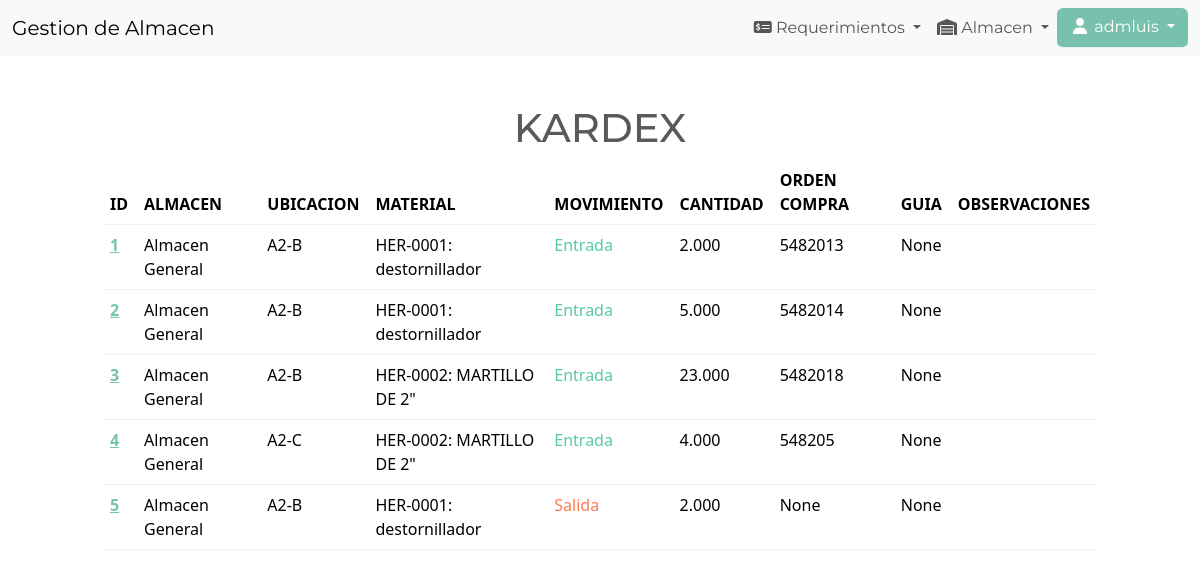
Page /kardex/ (signed in) on the committed database.
### inventory/models.py (models this page shows, shortened)
class Kardex(models.Model):
	class TipoMovimiento(models.IntegerChoices):
		ENTRADA = 1, "Entrada"
		SALIDA = 2, "Salida"
	nom_ubicacion = models.CharField(max_length=60)
	almacen = models.ForeignKey("almacen", on_delete=models.PROTECT, verbose_name="almacen")
	material = models.ForeignKey("material",on_delete=models.PROTECT)
	movimiento = models.PositiveIntegerField(choices=TipoMovimiento.choices)
	observacion = models.TextField(null=True, blank=True)
	cantidad = models.DecimalField(max_digits=12,decimal_places=3)
	orden_compra = models.CharField(max_length=18, null=True, blank=True)
	guia = models.CharField(max_length=18, null=True, blank=True)
	estado = models.BooleanField(default=True)
	fech_modificacion = models.DateField(auto_now=True)
	fech_creacion = models.DateField(auto_now_add=True)

class Almacen(models.Model):
	name = models.CharField(max_length=60)
	direccion = models.TextField()
	tipo_almacen = models.CharField(max_length=40)
	fech_creacion = models.DateField(auto_now_add=True)
	class Meta:
		verbose_name = "almacen"
		verbose_name_plural = "almacenes"
	def __str__(self) -> str:
		return self.name

class Material(models.Model):
	cod_material = models.CharField(max_length=12,primary_key=True,auto_created=False)
	nombre_material = models.CharField(max_length=60, unique=True)
	descripcion_material = models.TextField(null=True, blank=True)
	umb = models.ForeignKey('unidad', on_delete=models.SET_NULL, verbose_name="unidad de medida", blank=True, null=True)
	categoria = models.ForeignKey('categoria', on_delete=models.SET_NULL, verbose_name="categoria", blank=True, null=True)
	estado = models.BooleanField(default=True)
	fech_creacion = models.DateField(auto_now_add=True)
	class Meta:
		verbose_name = "material"
		verbose_name_plural = "materiales"
	def __str__(self) -> str:
		return self.cod_material + ": " + self.nombre_material

### inventory/views.py (the view)
# urls.py: path('kardex/', Dashboard.as_view(), name='kardex'),
class Dashboard(LoginRequiredMixin, View):
	def get(self, request):
		items = Kardex.objects.filter(estado=True).order_by('id')
		return render(request, 'inventory/kardex.html', {'items': items})

### inventory/templates/inventory/kardex.html (shortened to what this page needs)
{% extends 'inventory/base.html' %}
{% block content %}
	<div class="row">
		<div class="col-md-10 col-12 mx-auto mt-5">
			<div class="container text-center">
				<h1>KARDEX</h1>
			</div>
			<table id='datatable' class="table table-hover row-border order-column compact">
				<thead>
					<tr>
						<th scope="col">ID</th>
						<th scope="col">ALMACEN</th>
						<th scope="col">UBICACION</th>
						<th scope="col">MATERIAL</th>
						<th scope="col">MOVIMIENTO</th>
						<th scope="col">CANTIDAD</th>
						<th scope="col">ORDEN COMPRA</th>
						<th scope="col">GUIA</th>
						<th scope="col">OBSERVACIONES</th>
					</tr>
				</thead>
				<tbody>
					{% for item in items %}
					<tr>
						<th scope="row" > <a href="{% url 'edit-kardex' item.id %}" > {{ item.id }} </a></th>
						<td>{{ item.almacen }}</td>
						<td>{{ item.nom_ubicacion }}</td>
						<td>{{ item.material }}</td>
						{% if item.movimiento == 2 %}
							<td class="text-danger">Salida</td>
						{% else %}
							<td class="text-success">Entrada</td>
						{% endif %}
						<td>{{ item.cantidad }}</td>
						<td>{{ item.orden_compra }}</td>
						<td>{{ item.guia }}</td>
						<td>{{ item.observacion}}</td>
					</tr>
					{% endfor %}
				</tbody>
			</table>
		</div>
	</div>
{% endblock content %}

### inventory/templates/inventory/base.html (shortened to what this page needs)
<!DOCTYPE html>
<html lang="es">
<head>
	<link href="https://bootswatch.com/5/minty/bootstrap.min.css" rel="stylesheet">
	<link
		href="https://cdnjs.cloudflare.com/ajax/libs/font-awesome/6.4.2/css/all.min.css"
		rel="stylesheet"
	/>
	<link href="https://cdn.datatables.net/v/bs5/jszip-3.10.1/dt-1.13.6/b-2.4.2/b-colvis-2.4.2/b-html5-2.4.2/b-print-2.4.2/cr-1.7.0/r-2.5.0/sr-1.3.0/datatables.min.css" rel="stylesheet">
</head>
<body>
	{% include 'inventory/navigation.html' %}
	{% block content %}
	{% endblock content %}
</body>
</html>

### inventory/templates/inventory/navigation.html (shortened to what this page needs)
<nav class="navbar navbar-expand-lg bg-light">
	<div class="container-fluid">
		<a class="navbar-brand" href="{% url 'index' %}">Gestion de Almacen</a>
		<div class="collapse navbar-collapse justify-content-end" id="navbarNav">
			<ul class="navbar-nav">
				{% if user.is_authenticated %}
					<li class="nav-item dropdown">
						<a class="nav-link dropdown-toggle" href="#" id="navbarDropdown" role="button" data-bs-toggle="dropdown" aria-expanded="false">
							<i class="fa-solid fa-money-check-dollar"></i> Requerimientos
						</a>
					</li>
					<li class="nav-item dropdown">
						<a class="nav-link dropdown-toggle" href="#" id="navbarDropdown" role="button" data-bs-toggle="dropdown" aria-expanded="false">
							<i class="fa fa-warehouse fa-fw"></i> Almacen
						</a>
					</li>
					<li class="nav-item btn-group open">
						<a class="btn btn-primary border-bottom border-body dropdown-toggle" role="button" data-bs-toggle="dropdown" href="#" aria-expanded="false">
							<i class="fa fa-user fa-fw"></i> {{ user.username }}
						</a>
					</li>
				{% endif %}
			</ul>
		</div>
	</div>
</nav>

### rows in the picture
Kardex: id "1", almacen "Almacen General", nom_ubicacion "A2-B", material "HER-0001: destornillador", movimiento "Entrada", cantidad "2.000", orden_compra "5482013", guia "None"
Kardex: id "2", almacen "Almacen General", nom_ubicacion "A2-B", material "HER-0001: destornillador", movimiento "Entrada", cantidad "5.000", orden_compra "5482014", guia "None"
Kardex: id "3", almacen "Almacen General", nom_ubicacion "A2-B", material "HER-0002: MARTILLO DE 2\"", movimiento "Entrada", cantidad "23.000", orden_compra "5482018", guia "None"
Kardex: id "4", almacen "Almacen General", nom_ubicacion "A2-C", material "HER-0002: MARTILLO DE 2\"", movimiento "Entrada", cantidad "4.000", orden_compra "548205", guia "None"
Kardex: id "5", almacen "Almacen General", nom_ubicacion "A2-B", material "HER-0001: destornillador", movimiento "Salida", cantidad "2.000", orden_compra "None", guia "None"

### other values in the picture
{{ user.username }} "admluis"
